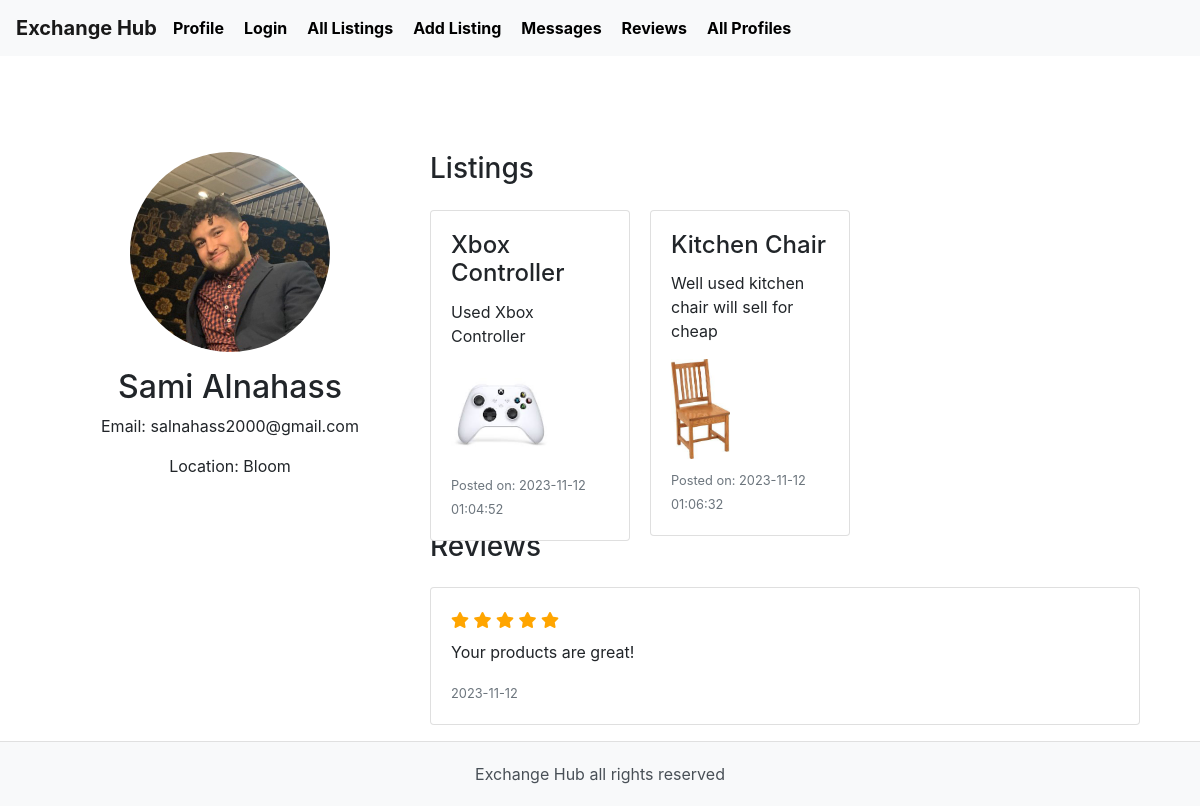
Page /user_profile/1 on the committed database.
### tables this page shows
CREATE TABLE User (
    userID INTEGER PRIMARY KEY AUTOINCREMENT,
    firstName TEXT NOT NULL,
    lastName TEXT NOT NULL,
    email TEXT UNIQUE NOT NULL,
    hashedPassword TEXT NOT NULL,
    profileImage TEXT,
    location TEXT NOT NULL,
    joinDate DATE NOT NULL,
    lastLogin DATE NOT NULL
);

CREATE TABLE Listing (
    listingID INTEGER PRIMARY KEY AUTOINCREMENT,
    userID INTEGER,
    title TEXT NOT NULL,
    description TEXT NOT NULL,
    images TEXT,
    category TEXT NOT NULL,
    datePosted DATE NOT NULL,
    status TEXT NOT NULL,
    FOREIGN KEY (userID) REFERENCES User(userID)
);

CREATE TABLE Review (
    reviewID INTEGER PRIMARY KEY AUTOINCREMENT,
    reviewerID INTEGER,
    reviewedUserID INTEGER,
    rating INTEGER NOT NULL,
    comment TEXT,
    datePosted DATE NOT NULL,
    FOREIGN KEY (reviewerID) REFERENCES User(userID),
    FOREIGN KEY (reviewedUserID) REFERENCES User(userID)
);

### app.py (the view)
@app.route('/user_profile/<int:user_id>')
def user_profile(user_id):
    conn = sqlite3.connect('database.db')
    conn.row_factory = sqlite3.Row  # This allows us to access the columns by name
    cursor = conn.cursor()
    cursor.execute("SELECT * FROM User WHERE userID = ?", (user_id,))
    user = cursor.fetchone()
    print(user)
    if user is None:
        flash('User not found', 'error')
        return redirect(url_for('index'))  # Redirect to the home page or a 404 page
    cursor.execute("SELECT * FROM Listing WHERE userID = ?", (user_id,))
    user_listings = cursor.fetchall()
    print(user_listings)
    cursor.execute("SELECT * FROM Review WHERE reviewedUserID = ?", (user_id,))
    user_reviews = cursor.fetchall()
    print (user_id)
    print (user_reviews)
    return render_template('user_profile.html', profile=user, user_reviews = user_reviews, user_listings=user_listings)

### templates/user_profile.html (shortened to what this page needs)
{% extends 'layout.html' %}
{% block content %}
<div class="container mt-5">
    <div class="row">
        <div class="col-md-4 text-center">
            <img src="{{ profile.profileImage }}" alt="Profile Image" class="img-fluid rounded-circle mb-3" style="width: 200px; height: 200px;">
            <h2>{{ profile.firstName }} {{ profile.lastName }}</h2>
            <p>Email: {{ profile.email }}</p>
            <p>Location: {{ profile.location }}</p>
        </div>
        <div class="col-md-8">
            <h3 class="mb-4">Listings</h3>
            <div class="listings-container" style="max-width: 200px; max-height: 200px;">
                {% if user_listings %}
                    {% for listing in user_listings %}
                        <div class="card mb-3">
                            <div class="card-body">
                                <h4 class="card-title">{{ listing.title }}</h4>
                                <p class="card-text">{{ listing.description }}</p>
                                <div class="listing-images mt-2">
                                    {% if listing.images %}
                                        {% for image in listing.images.split(',') %}
                                        <img src="{{ image }}" alt="Image" class="img-fluid" style="max-width: 100px; max-height: 100px;">
                                        {% endfor %}
                                    {% else %}
                                        <p>No images available.</p>
                                    {% endif %}
                                </div>
                                <div class="listing-date mt-2">
                                    <small class="text-muted">Posted on: {{ listing.datePosted }}</small>
                                </div>
                            </div>
                        </div>
                    {% endfor %}
                {% else %}
                    <p>No listings yet.</p>
                {% endif %}
            </div>
            <br>
            <br>
            <br>
            <h3 class="mt-5 mb-4">Reviews</h3>
            <div class="reviews-container">
                {% if user_reviews %}
                    {% for review in user_reviews %}
                        <div class="card mb-3">
                            <div class="card-body">
                                <div class="review-rating">
                                    {% for star in range(review.rating) %}
                                        <span class="fa fa-star checked"></span>
                                    {% endfor %}
                                </div>
                                <div class="review-text mt-2">
                                    <p>{{ review.comment }}</p>
                                </div>
                                <div class="review-date mt-2">
                                    <small class="text-muted">{{ review.datePosted }}</small>
                                </div>
                            </div>
                        </div>
                    {% endfor %}
                {% else %}
                    <p>No reviews yet.</p>
                {% endif %}
            </div>
        </div>
    </div>
</div>
{% endblock %}

### static/style.css (style rules this page uses)
.listings-container { display: flex; flex-wrap: wrap; gap: 20px; }
.listings-container { display: flex; flex-direction: column; gap: 20px; }
.checked { color: orange; }
.review-rating { margin-bottom: 5px; }

### templates/layout.html (style rules this page uses)
html, body { height: 100%; display: flex; flex-direction: column; }
.container { flex: 1; }

### rows in the picture
User: profileImage (picture), firstName "Sami", lastName "Alnahass", email "salnahass2000@gmail.com", location "Bloom"
Listing: title "Xbox Controller", description "Used Xbox Controller", images (picture), datePosted "2023-11-12 01:04:52"
Listing: title "Kitchen Chair", description "Well used kitchen chair will sell for cheap", images (picture), datePosted "2023-11-12 01:06:32"
Review: rating 5 (drawn), comment "Your products are great!", datePosted "2023-11-12"
